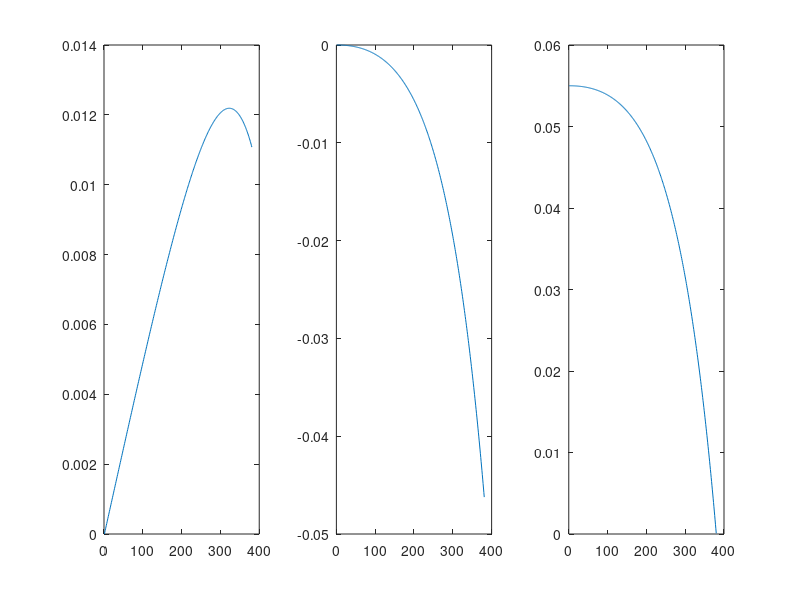

The MATLAB script that drew this image:
% Moll lecture .. So simple that wierd result. 
% 
% Hamiltonian NK model
% GapDot = istar - r + (phi -1)*Infl
% with phi > 1
% InflDot = rho*Infl - kapa*Gap 
% SS Gap, Infl = (0,0) when istar =r
clear all
% parameter 
phi = 1.2;
dt = 0.01;
rho = 1/1.05;
ep = 1.05;
pai = 3.7;
theta =1/1.2;
kapa = (ep -1)*(1+pai)/theta;
ni=1000;
istar = ones(ni,1)*0.05 ;
r = ones(ni,1)*0.05;
% Gap = [];
% Infl = [];

%% Senario 1 
%  MIT shock in r 
% r(1) = 0.1;
% 
% Gap(1)=0;
% Infl(1) = 0;
% 
% for i= 1:ni
%   Gap(i+1) = Gap(i) + (istar(i,1) - r(i,1) + (phi -1)*Infl(i))*dt;
%   Infl(i+1) = Infl(i) + (rho*Infl(i) - kapa*Gap(i))*dt;
% end
% 
% subplot(1,2,1)
% plot(Gap)
% subplot(1,2,2)
% plot(Infl)
%%


%% Senario 2
%  permanant increase in istar
istar = istar*1.1;

Gap(1)=0;
Infl(1) = 0;
ii(1) = 0;

for i= 1:ni
  
  if istar(i,1) + phi*Infl(i) <= 0
      break
%       Gap(i+1) = Gap(i) + (-r(i,1) - Infl(i))*dt;
%       Infl(i+1) = Infl(i) + (rho*Infl(i) - kapa*Gap(i))*dt;
%       continue
  end
  Gap(i+1) = Gap(i) + (istar(i,1) - r(i,1) + (phi -1)*Infl(i))*dt;
  Infl(i+1) = Infl(i) + (rho*Infl(i) - kapa*Gap(i))*dt;
  ii(i) = istar(i,1) + phi*Infl(i);
  
end

subplot(1,3,1)
plot(Gap)
subplot(1,3,2)
plot(Infl)
subplot(1,3,3)
plot(ii)